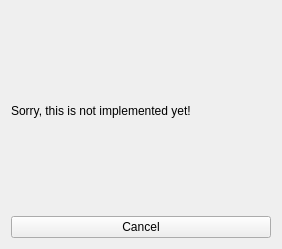
<?xml version="1.0" encoding="UTF-8"?>
<ui version="4.0">
 <class>MenuManageArchive</class>
 <widget class="QWidget" name="MenuManageArchive">
  <property name="geometry">
   <rect>
    <x>0</x>
    <y>0</y>
    <width>282</width>
    <height>249</height>
   </rect>
  </property>
  <property name="windowTitle">
   <string>Rapuma - Archive Project</string>
  </property>
  <layout class="QGridLayout" name="gridLayout">
   <item row="1" column="0">
    <widget class="QPushButton" name="pushButton_2">
     <property name="text">
      <string>Cancel</string>
     </property>
    </widget>
   </item>
   <item row="0" column="0">
    <widget class="QLabel" name="label">
     <property name="text">
      <string>Sorry, this is not implemented yet!</string>
     </property>
    </widget>
   </item>
  </layout>
 </widget>
 <resources/>
 <connections>
  <connection>
   <sender>pushButton_2</sender>
   <signal>clicked()</signal>
   <receiver>MenuManageArchive</receiver>
   <slot>close()</slot>
   <hints>
    <hint type="sourcelabel">
     <x>247</x>
     <y>224</y>
    </hint>
    <hint type="destinationlabel">
     <x>278</x>
     <y>226</y>
    </hint>
   </hints>
  </connection>
 </connections>
</ui>
